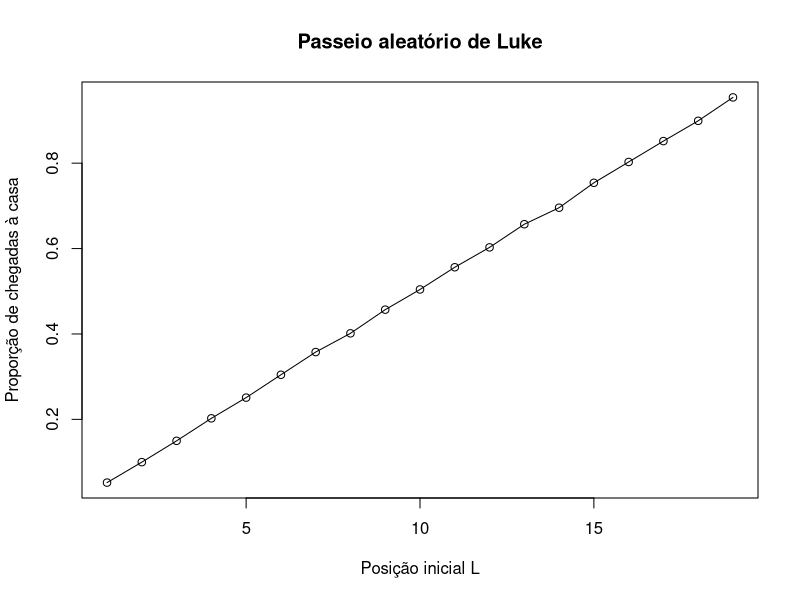

Write the R code that produced this figure.
# QUESTÃO 1

# Sorteia 40 números entre 1 e 100, permitindo repetição
bola <- sample(x = 1:100, size = 40, replace = TRUE)

# Verifica quais números são pares e conta a quantidade
pares <- (bola %% 2 == 0)
sum(pares)

# Conta quantos números sorteados são maiores que 70
sum(bola > 70)

# Identifica os números ímpares e suas respectivas posições
impares <- (bola %% 2 == 1)
posicoes <- (1:40)[impares]


# QUESTÃO 2

# Função que realiza lançamentos de um dado até obter dois resultados 4
lancamentos <- function() {
  tentativas <- 0
  contador_4 <- 0
  
  # Continua lançando enquanto não obtiver dois números 4
  while (contador_4 < 2) {
    dado <- sample(1:6, size = 1, replace = TRUE)
    tentativas <- tentativas + 1
    
    if (dado == 4) {
      contador_4 <- contador_4 + 1
    }
  }
  
  # Retorna a quantidade de lançamentos necessários
  return(tentativas)
}


# QUESTÃO 3

# Executa a função 10.000 vezes para simular o experimento
quantidades <- replicate(10000, lancamentos())

# Calcula a média de lançamentos necessários
mean(quantidades)


# QUESTÃO 4A

# Define as quatro cores e os números presentes no baralho
cores <- c("azul", "vermelha", "branca", "marrom")

baralho_cores <- c()
baralho_numeros <- c()

# Cria as 52 cartas, associando cada número a uma cor
for (cor in cores) {
  for (numero in 1:13) {
    baralho_cores <- c(baralho_cores, cor)
    baralho_numeros <- c(baralho_numeros, numero)
  }
}

# Sorteia 3 cartas diferentes do baralho
posicoes_sorteadas <- sample(x = 1:52, size = 3, replace = FALSE)

cartas_cores <- baralho_cores[posicoes_sorteadas]
cartas_numeros <- baralho_numeros[posicoes_sorteadas]

# Conta quantas das cartas sorteadas são azuis
n_azuis <- sum(cartas_cores == "azul")


# Função que sorteia 3 cartas e conta quantas são azuis
sorteia_e_conta_azuis <- function() {
  posicoes <- sample(x = 1:52, size = 3, replace = FALSE)
  cores_sorteadas <- baralho_cores[posicoes]
  
  return(sum(cores_sorteadas == "azul"))
}

# Realiza 100.000 simulações do sorteio de 3 cartas
resultados <- replicate(100000, sorteia_e_conta_azuis())


# Calcula a proporção de sorteios que possuem exatamente 2 cartas azuis
proporcao_dois_azuis <- function(n) {
  resultados <- replicate(n, sorteia_e_conta_azuis())
  proporcao <- sum(resultados == 2) / n
  
  return(proporcao)
}

proporcao_dois_azuis(100000)


# QUESTÃO 4B

tentativas <- 0
contador_7 <- 0

# Sorteia cartas com reposição até obter quatro números 7
while (contador_7 < 4) {
  posicao <- sample(x = 1:52, size = 1, replace = TRUE)
  numero_sorteado <- baralho_numeros[posicao]
  tentativas <- tentativas + 1
  
  if (numero_sorteado == 7) {
    contador_7 <- contador_7 + 1
  }
}


# QUESTÃO 5

# Função que retorna os primeiros n termos da sequência de Fibonacci
fibonacci <- function(n) {
  fib <- c(1, 1)
  
  # A partir do terceiro termo, cada valor é a soma dos dois anteriores
  for (i in 3:n) {
    fib[i] <- fib[i - 1] + fib[i - 2]
  }
  
  return(fib)
}

#_________________________________________________
# EXERCÍCIO 6
#_________________________________________________

pessoas <- c("Dwight", "Jim", "Kevin", "Creed")


# ------------------------------------------------
# EXERCÍCIO 6 (a)
# Simular uma realização do sorteio e verificar
# se o sorteio deu certo ou errado.
# ------------------------------------------------

sorteio <- sample(pessoas)

print(sorteio)

errado <- any(sorteio == pessoas)

if (errado) {
  print("O sorteio deu errado")
} else {
  print("O sorteio deu certo")
}


# ------------------------------------------------
# EXERCÍCIO 6 (b)
# Repetir o experimento 100 mil vezes e calcular
# a proporção de sorteios que deram errado.
# ------------------------------------------------

resultados <- numeric(100000)

for (i in 1:100000) {
  
  sorteio <- sample(pessoas)
  
  if (any(sorteio == pessoas)) {
    resultados[i] <- 1
  } else {
    resultados[i] <- 0
  }
}

proporcao <- mean(resultados)

print(proporcao)


# ------------------------------------------------
# EXERCÍCIO 6 (c)
# Interpretação:
# A proporção representa a frequência estimada
# de sorteios que deram errado.
# ------------------------------------------------


#_________________________________________________
# EXERCÍCIO 7
#_________________________________________________


# ------------------------------------------------
# EXERCÍCIO 7 (a)
# Simular uma partida de Craps.
# Retorna 1 se vencer e 0 se perder.
# ------------------------------------------------

jogar_craps <- function() {
  
  dado1 <- sample(1:6, 1)
  dado2 <- sample(1:6, 1)
  
  soma <- dado1 + dado2
  
  if (soma == 7 || soma == 11) {
    return(1)
  }
  
  if (soma == 2 || soma == 3 || soma == 12) {
    return(0)
  }
  
  ponto <- soma
  
  repeat {
    
    dado1 <- sample(1:6, 1)
    dado2 <- sample(1:6, 1)
    
    soma <- dado1 + dado2
    
    if (soma == ponto) {
      return(1)
    }
    
    if (soma == 7) {
      return(0)
    }
  }
}

jogar_craps()


# ------------------------------------------------
# EXERCÍCIO 7 (b)
# Repetir o experimento 100 mil vezes e calcular
# a proporção de partidas vencidas.
# ------------------------------------------------

resultados <- numeric(100000)

for (i in 1:100000) {
  resultados[i] <- jogar_craps()
}

proporcao_vitorias <- mean(resultados)

print(proporcao_vitorias)


# ------------------------------------------------
# EXERCÍCIO 7 (c)
# Interpretação:
# A proporção representa a frequência estimada
# de vitórias no jogo de Craps.
# ------------------------------------------------


#_________________________________________________
# EXERCÍCIO 8
#_________________________________________________


# ------------------------------------------------
# EXERCÍCIO 8 (a)
# Criar uma função que simula o passeio de Luke.
# Retorna 1 se ele chegar à casa e 0 se cair
# no precipício.
# ------------------------------------------------

passeio_luke <- function(L) {
  
  posicao <- L
  
  while (posicao > 0 && posicao < 20) {
    
    moeda <- sample(c("cara", "coroa"), 1)
    
    if (moeda == "cara") {
      posicao <- posicao + 1
    } else {
      posicao <- posicao - 1
    }
  }
  
  if (posicao == 20) {
    return(1)
  } else {
    return(0)
  }
}

passeio_luke(10)


# ------------------------------------------------
# EXERCÍCIO 8 (b)
# Repetir o passeio 10 mil vezes e retornar
# a proporção de vezes em que Luke chegou
# à sua casa.
# ------------------------------------------------

proporcao_luke <- function(L) {
  
  resultados <- numeric(10000)
  
  for (i in 1:10000) {
    resultados[i] <- passeio_luke(L)
  }
  
  return(mean(resultados))
}
proporcao_luke(10)

# ------------------------------------------------
# EXERCÍCIO 8 (c)
# Utilizar a função para L = 1,...,19 e
# construir o gráfico.
# ------------------------------------------------

posicoes <- 1:19
proporcoes <- numeric(19)

for (i in 1:19) {
  proporcoes[i] <- proporcao_luke(i)
}

print(proporcoes)

plot(
  posicoes,
  proporcoes,
  type = "o",
  xlab = "Posição inicial L",
  ylab = "Proporção de chegadas à casa",
  main = "Passeio aleatório de Luke"
)

#Quanto mais próximo Luke começa da posição 20, 
#maior é a probabilidade estimada de ele chegar à sua casa.

#_________________________________________________
# EXERCÍCIO 9
#_________________________________________________


# ------------------------------------------------
# EXERCÍCIO 9 (a)
# Simular um passeio de 8 passos com Link
# começando na origem e apresentar o ponto final.
# ------------------------------------------------

x <- 0
y <- 0

for (i in 1:8) {
  
  direcao <- sample(c("L", "R", "U", "D"), 1)
  
  if (direcao == "L") {
    x <- x - 1
  }
  
  if (direcao == "R") {
    x <- x + 1
  }
  
  if (direcao == "U") {
    y <- y + 1
  }
  
  if (direcao == "D") {
    y <- y - 1
  }
}

c(x, y)


# ------------------------------------------------
# EXERCÍCIO 9 (b)
# Repetir 10 mil vezes e calcular a proporção
# de vezes em que Link retornou à origem.
# ------------------------------------------------

passeio_link <- function() {
  
  x <- 0
  y <- 0
  
  for (i in 1:8) {
    
    direcao <- sample(c("L", "R", "U", "D"), 1)
    
    if (direcao == "L") {
      x <- x - 1
    }
    
    if (direcao == "R") {
      x <- x + 1
    }
    
    if (direcao == "U") {
      y <- y + 1
    }
    
    if (direcao == "D") {
      y <- y - 1
    }
  }
  
  if (x == 0 && y == 0) {
    return(1)
  } else {
    return(0)
  }
}

passeio_link()

resultados <- numeric(10000)

for (i in 1:10000) {
  resultados[i] <- passeio_link()
}

proporcao <- mean(resultados)

print(proporcao)

# A proporção representa a frequência estimada de vezes
# em que Link retorna à origem após exatamente 8 passos.
# Como o experimento é aleatório, essa proporção pode variar
# a cada execução.

# ------------------------------------------------
# EXERCÍCIO 9 (c)
# Explicação:
# É impossível retornar à origem após um número
# ímpar de passos, pois a cada passo a paridade
# da posição é alterada.
# ------------------------------------------------

# Função solicitada no item (c)
# Se N for ímpar, informa que é impossível.
# Se N for par, simula 10 mil passeios.

retorno_origem <- function(N) {
  
  if (N %% 2 == 1) {
    return("É impossível retornar à origem após um número ímpar de passos.")
  }
  
  resultados <- numeric(10000)
  
  for (i in 1:10000) {
    
    x <- 0
    y <- 0
    
    for (j in 1:N) {
      
      direcao <- sample(c("L", "R", "U", "D"), 1)
      
      if (direcao == "L") {
        x <- x - 1
      }
      
      if (direcao == "R") {
        x <- x + 1
      }
      
      if (direcao == "U") {
        y <- y + 1
      }
      
      if (direcao == "D") {
        y <- y - 1
      }
    }
    
    if (x == 0 && y == 0) {
      resultados[i] <- 1
    } else {
      resultados[i] <- 0
    }
  }
  
  return(mean(resultados))
}

# TESTE DA QUESTÃO 9(c)
retorno_origem(7)
retorno_origem(8)

#_________________________________________________
# EXERCÍCIO 10
#_________________________________________________


# ------------------------------------------------
# EXERCÍCIO 10 (a)
# Simular uma partida.
# Retorna "steven" ou "garnet".
# ------------------------------------------------

jogar <- function() {
  
  resultados <- c()
  
  repeat {
    
    moeda <- sample(c(0, 1), 1)
    
    resultados <- c(resultados, moeda)
    
    if (length(resultados) >= 3) {
      
      ultimos3 <- tail(resultados, 3)
      
      if (all(ultimos3 == c(0, 1, 0))) {
        return("steven")
      }
      
      if (all(ultimos3 == c(0, 0, 1))) {
        return("garnet")
      }
    }
  }
}

jogar()


# ------------------------------------------------
# EXERCÍCIO 10 (b)
# Repetir o experimento 10 mil vezes e calcular
# a proporção de partidas vencidas por Garnet.
# ------------------------------------------------

resultados <- character(10000)

for (i in 1:10000) {
  resultados[i] <- jogar()
}

proporcao_garnet <- mean(resultados == "garnet")

print(proporcao_garnet)


# ------------------------------------------------
# EXERCÍCIO 10 (c)
# Interpretação:
# A proporção representa a frequência estimada
# de partidas vencidas por Garnet.
# ------------------------------------------------
